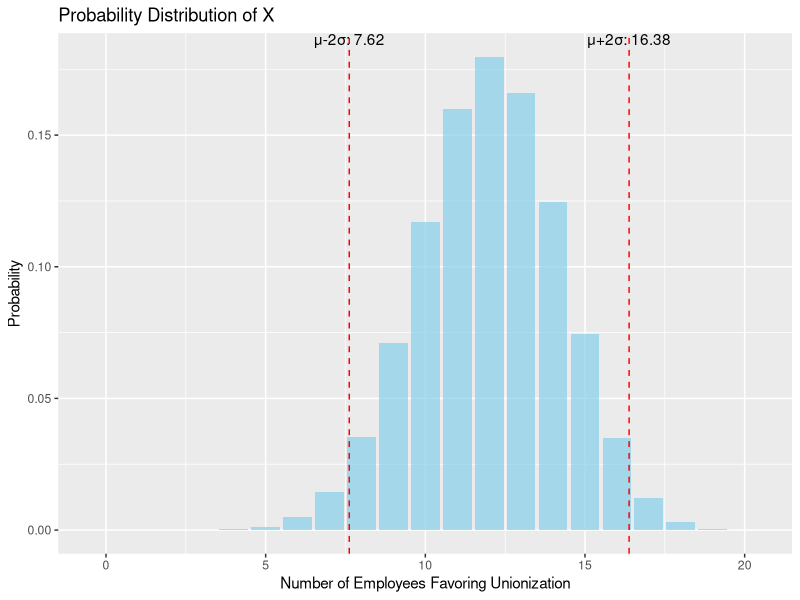

Reproduce this figure in R.
# Load ggplot2 package
library(ggplot2)

# Number of trials
n <- 20

# Probability of success
p <- 0.60

# a. Mean and Standard Deviation
# Mean
mu <- n * p

# Standard deviation
sigma <- sqrt(n * p * (1 - p))

# Print mean and standard deviation
print(paste("Mean (mu):", mu))
print(paste("Standard Deviation (sigma):", sigma))

# b. Probability that x ≤ 10
prob_x_leq_10 <- pbinom(10, n, p)
print(paste("Probability that x ≤ 10:", prob_x_leq_10))

# c. Probability that x > 12
prob_x_gt_12 <- 1 - pbinom(12, n, p)
print(paste("Probability that x > 12:", prob_x_gt_12))

# d. Probability that x = 11
prob_x_eq_11 <- dbinom(11, n, p)
print(paste("Probability that x = 11:", prob_x_eq_11))

# e. Graph the Probability Distribution of x and Locate the Interval μ±2σ

# Generate the probability distribution
x_values <- 0:n
probabilities <- dbinom(x_values, n, p)
df <- data.frame(x = x_values, Probability = probabilities)

# Calculate the interval mu ± 2 sigma
lower_bound <- mu - 2 * sigma
upper_bound <- mu + 2 * sigma

# Plot the probability distribution
ggplot(df, aes(x = x, y = Probability)) +
    geom_bar(stat = "identity", fill = "skyblue", alpha = 0.7) +
    geom_vline(xintercept = c(lower_bound, upper_bound), color = "red", linetype = "dashed") +
    labs(title = "Probability Distribution of X",
         x = "Number of Employees Favoring Unionization",
         y = "Probability") +
    annotate("text", x = lower_bound, y = max(probabilities), label = paste0("μ-2σ: ", round(lower_bound, 2)), vjust = -1) +
    annotate("text", x = upper_bound, y = max(probabilities), label = paste0("μ+2σ: ", round(upper_bound, 2)), vjust = -1)

